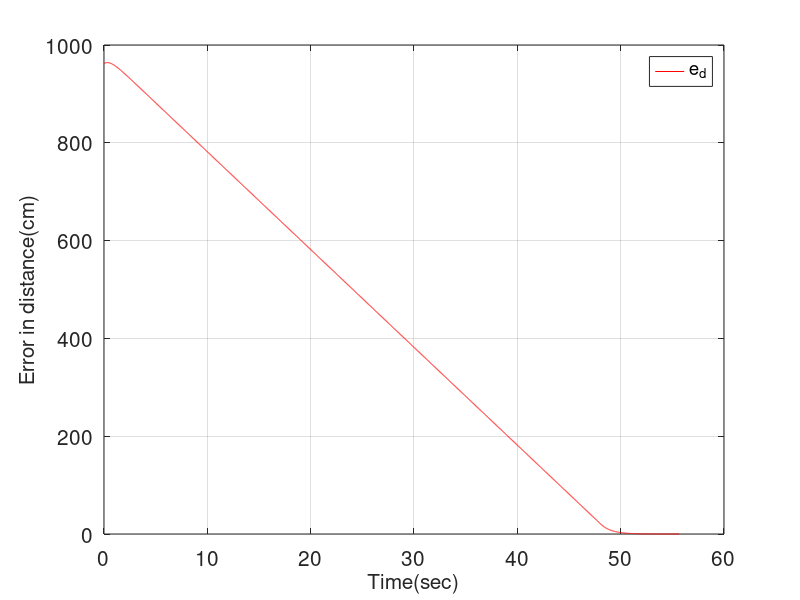
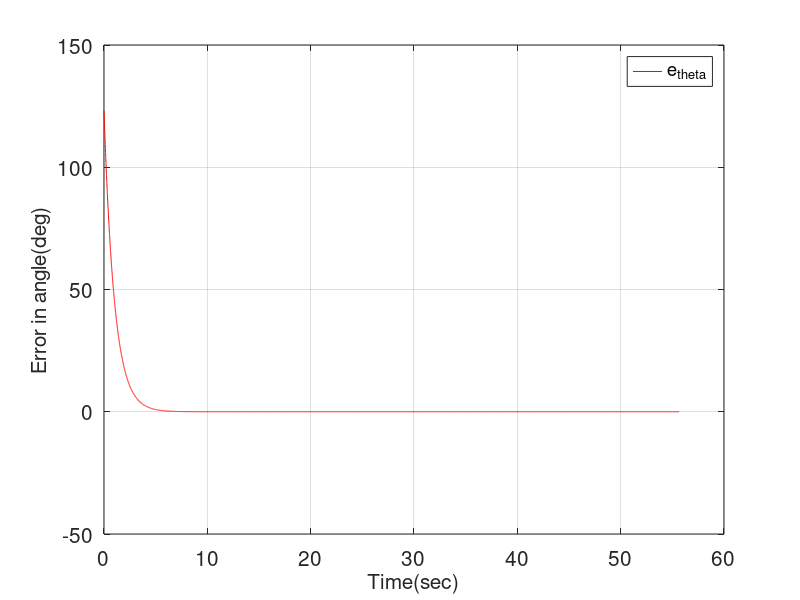
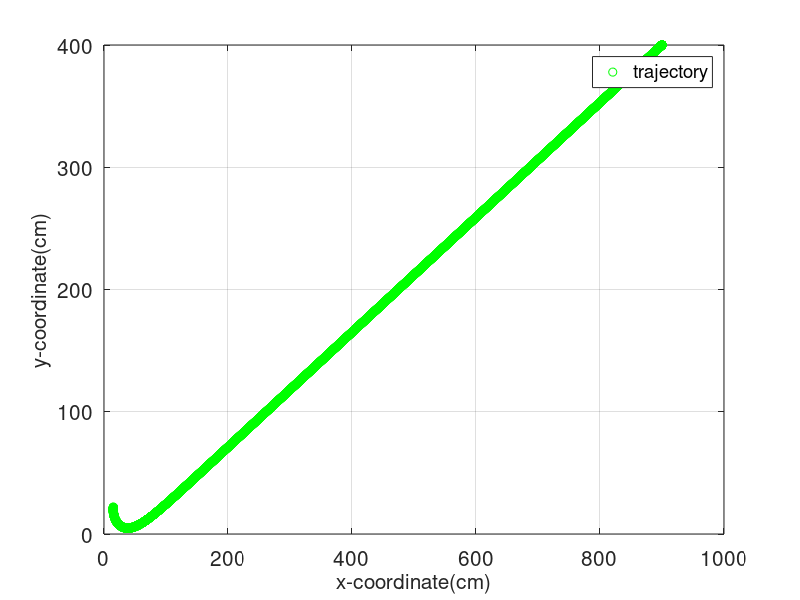

Source code (MATLAB) for these figures, in order:
% Set Point Trajectory of Two Wheeled Mobile Robot

clc; clear all; close all;

D = 10; % distance between wheels of robot
delta_t = 0.005; % time for one step

% initial pose of robot
xi = 15;
yi = 22;
theta_io = 260;

% desired position of robot
xd = 900;
yd = 400;

mfd = zeros(1,5);
mfa = zeros(1,7);
r = zeros(5,7);

data(1,1) = 0; % for storing error in distance
data(2,1) = 0; % for storing error in angle

f = 1;
traj(1,f) = xi; % for storing x-coordinate of robot
traj(2,f) = yi; % for storing y-coordinate of robot

% five output linguistic variables for linear velocity
lv(1) = 0; % ZS(1)
lv(2) = 5;  % SS(2)
lv(3) = 10; % MS(3)
lv(4) = 15; % FS(4)
lv(5) = 20; % VFS(5)

% seven output linguistc variables for anguler velocity
Wlv(1) = 0;      % ZAV(1)
Wlv(2) = 60;     % SPAV(2)
Wlv(3) = -60;    % SNAV(3)
Wlv(4) = 120;    % MPAV(4)
Wlv(5) = -120;   % MNAV(5)
Wlv(6) = 180;    % LPAV(6)
Wlv(7) = -180;   % LNAV(7)

% RULE BASE

% rule(e_d,e_theta) = VW
% 1->ZA         1->ZD 
% 2->SPA        2->SD
% 3->SNA        3->MD
% 4->MPA        4->LD
% 5->MNA        5->VLD
% 6->LPA
% 7->LNA     

rule(1,1)=11;
rule(1,2)=12;
rule(1,3)=13;
rule(1,4)=14;
rule(1,5)=15;
rule(1,6)=16;
rule(1,7)=17;
rule(2,1)=21;
rule(2,2)=22;
rule(2,3)=23;
rule(2,4)=24;
rule(2,5)=25;
rule(2,6)=26;
rule(2,7)=27;
rule(3,1)=31;
rule(3,2)=32;
rule(3,3)=33;
rule(3,4)=34;
rule(3,5)=35;
rule(3,6)=36;
rule(3,7)=37;
rule(4,1)=41;
rule(4,2)=42;
rule(4,3)=43;
rule(4,4)=44;
rule(4,5)=45;
rule(4,6)=46;
rule(4,7)=47;
rule(5,1)=51;
rule(5,2)=52;
rule(5,3)=53;
rule(5,4)=54;
rule(5,5)=55;
rule(5,6)=56;
rule(5,7)=57;

i = 1; % iteration count
traj(1,i) = xi; % for storing x-coordinate of robot
traj(2,i) = yi; % for storing y-coordinate of robot

% variables for current pose of robot
x = xi;
y = yi;
theta = theta_io;

% error in distance
e_d = sqrt((xd-x)^2+(yd-y)^2);

while e_d>0.01
    
    thetad = atan2d(yd-y,xd-x); % desired orientation of robot
    if thetad<0 
        thetad = thetad + 360;
    end

    e_theta = thetad - theta; % error in orientation of robot
    if e_theta>180 
        e_theta = e_theta-360;
    end
    if e_theta<-180
        e_theta = e_theta + 360;
    end
 
    % storing errors in every iteration
    data(1,i) = e_d;
    data(2,i) = e_theta;

    if thetad<0
        thetad = thetad + 360;
    end
    
    e_theta = thetad - theta; % error in orientaion of robot
    if e_theta>180
        e_theta = e_theta-360;
    end
    if e_theta<-180
        e_theta = e_theta + 360;
    end

    % ZD
    if e_d>=0 && e_d<5
        mfd(1,1) = (5-e_d)/5;
    else
        mfd(1,1) = 0;
    end
    
    % SD
    if e_d>=0 && e_d<=5
        mfd(1,2) = e_d/5;
    elseif e_d>5 && e_d<=10
        mfd(1,2)=(10-e_d)/5;
    else
        mfd(1,2)=0;
    end

    % MD
    if e_d>=5 && e_d<=10
        mfd(1,3) = (e_d-5)/5;
    elseif e_d>10 && e_d<=15
        mfd(1,3)=(15-e_d)/5;
    else
        mfd(1,3)=0;
    end

    % LD
    if e_d>=10 && e_d<=15
        mfd(1,4) = (e_d-10)/5;
    elseif e_d>15 && e_d<=20
        mfd(1,4)=(20-e_d)/5;
    else
        mfd(1,4)=0;
    end

    % VLD
    if e_d>=15 && e_d<=20
        mfd(1,5) = (e_d-15)/5;
    elseif e_d>20
        mfd(1,5)=1;
    else
        mfd(1,5)=0;
    end
    
    % ZA
    if e_theta>=-60 && e_theta<=0
        mfa(1,1) = (e_theta+60)/60;
    elseif e_theta>0 && e_theta<=60
        mfa(1,1)=(60-e_theta)/60;
    else
        mfa(1,1)=0;
    end
    
    % SPA
    if e_theta>=0 && e_theta<=60
        mfa(1,2) = (e_theta)/60;
    elseif e_theta>60 && e_theta<=120
        mfa(1,2)=(120-e_theta)/60;
    else
        mfa(1,2)=0;
    end

    % SNA
    if e_theta>=-120 && e_theta<=-60
        mfa(1,3) = (e_theta+120)/60;
    elseif e_theta>-60 && e_theta<=0
        mfa(1,3)=(-e_theta)/60;
    else
        mfa(1,3)=0;
    end

    % MPA
    if e_theta>=60 && e_theta<=120
        mfa(1,4) = (e_theta-60)/60;
    elseif e_theta>120 && e_theta<=180
        mfa(1,4)=(180-e_theta)/60;
    else
        mfa(1,4)=0;
    end

    % MNA
    if e_theta>=-180 && e_theta<=-120
        mfa(1,5) = (e_theta+180)/60;
    elseif e_theta>-120 && e_theta<=-60
        mfa(1,5)=(e_theta+60)/(-60);
    else
        mfa(1,5)=0;
    end

    % VPA
    if e_theta>=120 && e_theta<=180
        mfa(1,6) = (e_theta-120)/60;
    else
        mfa(1,6)=0;
    end

    % VNA
    if e_theta>=-180 && e_theta<=-120
        mfa(1,7) = (e_theta+120)/(-60);
    else
        mfa(1,7)=0;
    end


    % We are using center of gravity method for defuzzyfication so
    % calculating numerator and denominator for crisp output
    sum_num_V = 0;
    sum_num_W = 0;
    sum_den_V = 0;
    sum_den_W = 0;
    
    for j=1:5
        for k=1:7
            r(j,k) = min(mfd(1,j),mfa(1,k));
                        
            p =fix(rule(j,k)/10);
            q = (rule(j,k)-10*p);

            sum_num_V = sum_num_V + r(j,k)*lv(p);
            sum_num_W = sum_num_W + r(j,k)*Wlv(q);
            
            sum_den_V = sum_den_V + r(j,k);
            sum_den_W = sum_den_W + r(j,k);
        end
    end

    % Calculating crisp output values
    V = sum_num_V/sum_den_V;
    W = sum_num_W/sum_den_W;
    
    % Updating x and y coordinates using kinematics
    x = x + V*cosd(theta)*delta_t;
    y = y + V*sind(theta)*delta_t;
    
    % Updating orientation of robot
    delta_theta = W*delta_t;
    theta = theta + delta_theta;
    if theta<0
        theta = theta + 360;
    end
    
    % Calculating error in distance for loop condition
    e_d = sqrt((xd-x)^2+(yd-y)^2);

    i = i+1;

    % updating x and y coordinates for trajectory
    traj(1,i) = x;
    traj(2,i) = y;
   
end

time = 0:delta_t:delta_t*(i-2); % Creating time array for plots

figure(1);
plot(time, data(1,:),'r');
legend('e_d');
set(legend,'FontSize',15);
xlabel('Time(sec)'), ylabel('Error in distance(cm)'); %, grid;
set(gca,'FontSize',15)
h_xlabel = get(gca,'XLabel');
set(h_xlabel,'FontSize',15); 
h_ylabel = get(gca,'YLabel');
set(h_ylabel,'FontSize',15); grid,


figure(2);
plot(time, data(2,:), 'r');
legend('e_{theta}');
set(legend,'FontSize',15);
xlabel('Time(sec)'), ylabel('Error in angle(deg)'); %, grid;
set(gca,'FontSize',15)
h_xlabel = get(gca,'XLabel');
set(h_xlabel,'FontSize',15); 
h_ylabel = get(gca,'YLabel');
set(h_ylabel,'FontSize',15); grid,

figure(3);
plot(traj(1,:),traj(2,:),'go');
legend('trajectory');
set(legend,'FontSize',15);
xlabel('x-coordinate(cm)'), ylabel('y-coordinate(cm)'); %, grid;
set(gca,'FontSize',15)
h_xlabel = get(gca,'XLabel');
set(h_xlabel,'FontSize',15); 
h_ylabel = get(gca,'YLabel');
set(h_ylabel,'FontSize',15); grid,
